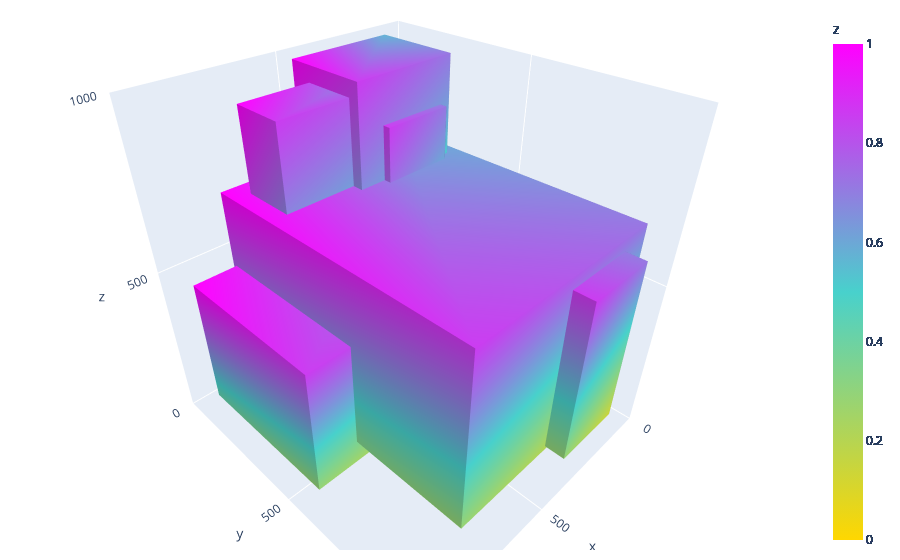

The notebook cell saved with this chart:
### Code cell
start = perf_counter()
response = requests.get(f"{boxes_url}?x_gte=100&x_lte=200&y=100&z=100")
end = perf_counter()
response_boxes = [convert_box_json_to_nparray(box) for box in response.json()]
print(f"Response Time: {end - start}")
print(f"Showing {len(response_boxes)} Boxes")
show_3d_boxes(response_boxes[:100])
